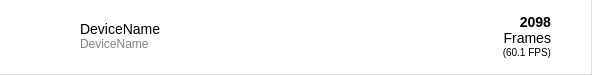
<?xml version="1.0" encoding="UTF-8"?>
<ui version="4.0">
 <class>CompareWidget</class>
 <widget class="QWidget" name="CompareWidget">
  <property name="geometry">
   <rect>
    <x>0</x>
    <y>0</y>
    <width>592</width>
    <height>75</height>
   </rect>
  </property>
  <property name="minimumSize">
   <size>
    <width>0</width>
    <height>75</height>
   </size>
  </property>
  <property name="maximumSize">
   <size>
    <width>16777215</width>
    <height>75</height>
   </size>
  </property>
  <property name="windowTitle">
   <string>Form</string>
  </property>
  <property name="styleSheet">
   <string notr="true">QWidget
{
	background-color: transparent;
}

QWidget#mainWidget
{
	border-style: solid;
	border-color: #ddd;
	border-width: 0px 1px 1px 0px;
}

QLabel#verticalLine0,#verticalLine1,#verticalLine2,#verticalLine3
{
	background-color: #ddd;
}

QLabel#titleLabel
{
	font-size: 16px;
	color: #444;
}

QLabel#deviceNameLabel
{
	font-size: 14px;
	color: #000;
}

QLabel#manufacturerLabel
{
	color: #828282;
}

QLabel#deviceIconLabel
{
	background-color: #fff;
	/*border-image: url(:/arrow.png) 0 0 0 0 stretch stretch;*/
}

QLabel#openArrowLabel
{
	border-image: url(:/arrow.png) 0 0 0 0 stretch stretch;
}

QWidget#scoreLabel
{
	font-size: 14px;
	font-weight: bold;
}

QWidget#metricLabel
{
	font-size: 14px;
}

QWidget#fpsLabel
{
	font-size: 10px;
}</string>
  </property>
  <property name="barColor" stdset="0">
   <string>#f5fcee</string>
  </property>
  <property name="barBackgroundColor" stdset="0">
   <string>#fff</string>
  </property>
  <property name="yourBarColor" stdset="0">
   <string>#e8f8d9</string>
  </property>
  <layout class="QVBoxLayout" name="verticalLayout_2">
   <property name="spacing">
    <number>0</number>
   </property>
   <property name="leftMargin">
    <number>0</number>
   </property>
   <property name="topMargin">
    <number>0</number>
   </property>
   <property name="rightMargin">
    <number>0</number>
   </property>
   <property name="bottomMargin">
    <number>0</number>
   </property>
   <item>
    <widget class="QWidget" name="mainWidget" native="true">
     <layout class="QHBoxLayout" name="horizontalLayout_2" stretch="1,0">
      <property name="spacing">
       <number>0</number>
      </property>
      <property name="leftMargin">
       <number>0</number>
      </property>
      <property name="topMargin">
       <number>0</number>
      </property>
      <property name="rightMargin">
       <number>0</number>
      </property>
      <property name="bottomMargin">
       <number>1</number>
      </property>
      <item>
       <widget class="QWidget" name="descriptionPanel" native="true">
        <layout class="QHBoxLayout" name="horizontalLayout_4">
         <property name="spacing">
          <number>6</number>
         </property>
         <property name="leftMargin">
          <number>6</number>
         </property>
         <property name="topMargin">
          <number>6</number>
         </property>
         <property name="rightMargin">
          <number>6</number>
         </property>
         <property name="bottomMargin">
          <number>6</number>
         </property>
         <item>
          <widget class="QLabel" name="deviceIconLabel">
           <property name="minimumSize">
            <size>
             <width>62</width>
             <height>62</height>
            </size>
           </property>
           <property name="maximumSize">
            <size>
             <width>62</width>
             <height>62</height>
            </size>
           </property>
           <property name="text">
            <string/>
           </property>
           <property name="pixmap">
            <pixmap resource="resources.qrc">:/device.png</pixmap>
           </property>
           <property name="scaledContents">
            <bool>false</bool>
           </property>
           <property name="alignment">
            <set>Qt::AlignCenter</set>
           </property>
          </widget>
         </item>
         <item>
          <layout class="QVBoxLayout" name="verticalLayout">
           <property name="spacing">
            <number>0</number>
           </property>
           <property name="leftMargin">
            <number>6</number>
           </property>
           <item>
            <widget class="QLabel" name="deviceNameLabel">
             <property name="sizePolicy">
              <sizepolicy hsizetype="Expanding" vsizetype="Expanding">
               <horstretch>0</horstretch>
               <verstretch>0</verstretch>
              </sizepolicy>
             </property>
             <property name="minimumSize">
              <size>
               <width>167</width>
               <height>0</height>
              </size>
             </property>
             <property name="text">
              <string>DeviceName</string>
             </property>
             <property name="scaledContents">
              <bool>false</bool>
             </property>
             <property name="alignment">
              <set>Qt::AlignBottom|Qt::AlignLeading|Qt::AlignLeft</set>
             </property>
             <property name="wordWrap">
              <bool>true</bool>
             </property>
             <property name="indent">
              <number>0</number>
             </property>
            </widget>
           </item>
           <item>
            <widget class="QLabel" name="manufacturerLabel">
             <property name="sizePolicy">
              <sizepolicy hsizetype="Expanding" vsizetype="Expanding">
               <horstretch>0</horstretch>
               <verstretch>0</verstretch>
              </sizepolicy>
             </property>
             <property name="minimumSize">
              <size>
               <width>167</width>
               <height>0</height>
              </size>
             </property>
             <property name="text">
              <string>DeviceName</string>
             </property>
             <property name="scaledContents">
              <bool>false</bool>
             </property>
             <property name="alignment">
              <set>Qt::AlignLeading|Qt::AlignLeft|Qt::AlignTop</set>
             </property>
             <property name="wordWrap">
              <bool>true</bool>
             </property>
             <property name="indent">
              <number>0</number>
             </property>
            </widget>
           </item>
          </layout>
         </item>
         <item>
          <widget class="QWidget" name="otherPanel" native="true">
           <layout class="QVBoxLayout" name="verticalLayout_5" stretch="0,0,0,0,0">
            <property name="spacing">
             <number>0</number>
            </property>
            <property name="leftMargin">
             <number>6</number>
            </property>
            <property name="topMargin">
             <number>0</number>
            </property>
            <property name="rightMargin">
             <number>6</number>
            </property>
            <property name="bottomMargin">
             <number>0</number>
            </property>
            <item>
             <spacer name="verticalSpacer_4">
              <property name="orientation">
               <enum>Qt::Vertical</enum>
              </property>
              <property name="sizeHint" stdset="0">
               <size>
                <width>20</width>
                <height>40</height>
               </size>
              </property>
             </spacer>
            </item>
            <item>
             <widget class="QLabel" name="scoreLabel">
              <property name="text">
               <string>2098</string>
              </property>
              <property name="alignment">
               <set>Qt::AlignBottom|Qt::AlignRight|Qt::AlignTrailing</set>
              </property>
             </widget>
            </item>
            <item>
             <widget class="QLabel" name="metricLabel">
              <property name="text">
               <string>Frames</string>
              </property>
              <property name="alignment">
               <set>Qt::AlignRight|Qt::AlignTrailing|Qt::AlignVCenter</set>
              </property>
             </widget>
            </item>
            <item>
             <widget class="QLabel" name="fpsLabel">
              <property name="text">
               <string>(60.1 FPS)</string>
              </property>
              <property name="alignment">
               <set>Qt::AlignRight|Qt::AlignTop|Qt::AlignTrailing</set>
              </property>
             </widget>
            </item>
            <item>
             <spacer name="verticalSpacer_3">
              <property name="orientation">
               <enum>Qt::Vertical</enum>
              </property>
              <property name="sizeHint" stdset="0">
               <size>
                <width>20</width>
                <height>40</height>
               </size>
              </property>
             </spacer>
            </item>
           </layout>
          </widget>
         </item>
         <item>
          <widget class="QLabel" name="openArrowLabel">
           <property name="minimumSize">
            <size>
             <width>22</width>
             <height>22</height>
            </size>
           </property>
           <property name="maximumSize">
            <size>
             <width>22</width>
             <height>22</height>
            </size>
           </property>
           <property name="text">
            <string/>
           </property>
           <property name="indent">
            <number>0</number>
           </property>
          </widget>
         </item>
        </layout>
       </widget>
      </item>
      <item>
       <widget class="QLabel" name="verticalLine0">
        <property name="minimumSize">
         <size>
          <width>1</width>
          <height>0</height>
         </size>
        </property>
        <property name="maximumSize">
         <size>
          <width>1</width>
          <height>16777215</height>
         </size>
        </property>
        <property name="text">
         <string/>
        </property>
       </widget>
      </item>
     </layout>
    </widget>
   </item>
  </layout>
 </widget>
 <resources>
  <include location="resources.qrc"/>
 </resources>
 <connections/>
</ui>
